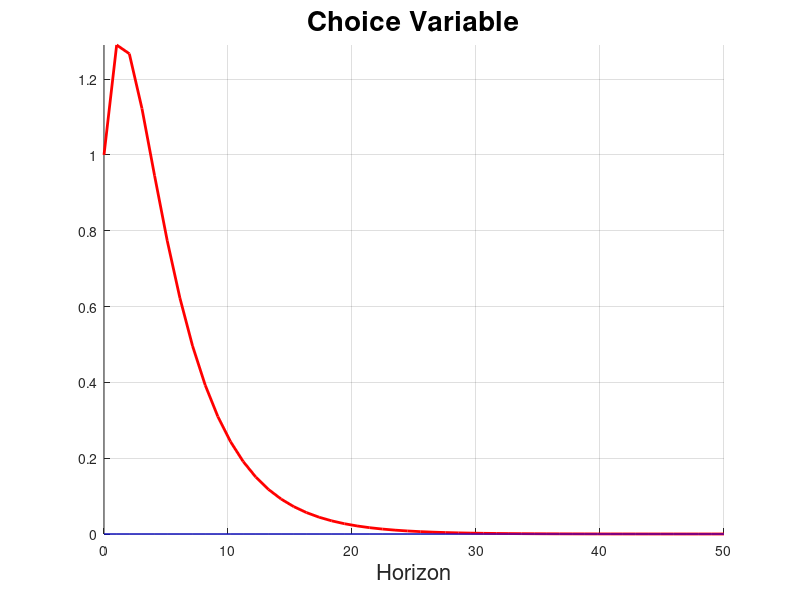

The MATLAB script that drew this image: (Note: this script raises an error after producing the figure.)
clear 
close all

% From Beaudry, Galizia, Portier
% et = alp1*Xt + alp2*et-1 + alp3*et + mut

% Parameterization
alp1 = - 0.1;%19025; 
alp2 = .3;
del  = 0.01;
Xss  = 0;
ess  = 0;

bet1 = 1 - del + alp2;
bet2 = alp1 - alp2*(1 - del);         

matrix = [alp2 alp1; 1 (1-del)];
eig(matrix)

% Initialiation
H      = 50;
hor    = linspace(0,H,H);
e      = zeros(H,1);
SHOCK  = 1;

%-------------------------------------------------------------------------%
% IRFs to Sentiment Shock (Agents invest more today for no reasons)
%-------------------------------------------------------------------------%


e(1)   = SHOCK;
e(2)   = bet1*e(1);
for i = 3:H
      e(i)   = bet1*e(i-1) + bet2*e(i-2);
end

poly  = [1 -bet1 -bet2];
roots(poly)

figure('Position',[1 41 1920 963])
set(gcf,'color','w');
hold on
plot(hor,e,'linewidth',2,'color','r')
plot(hor,ones(1,H)*ess,'color','b')
title('Choice Variable','fontsize',20)
xlabel('Horizon','fontsize',16);
grid on
axis tight



asd


















